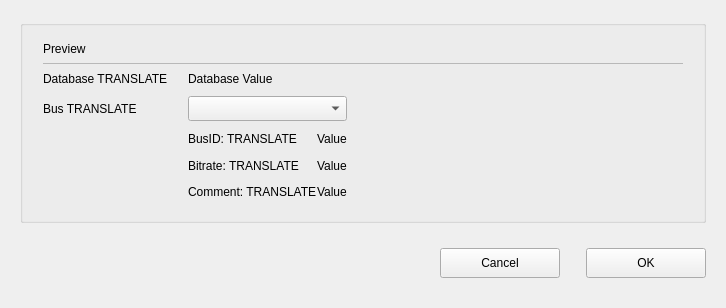
<?xml version="1.0" encoding="UTF-8"?>
<ui version="4.0">
 <class>C_CamMosDatabaseBusSelectionPopup</class>
 <widget class="QWidget" name="C_CamMosDatabaseBusSelectionPopup">
  <property name="geometry">
   <rect>
    <x>0</x>
    <y>0</y>
    <width>726</width>
    <height>308</height>
   </rect>
  </property>
  <property name="windowTitle">
   <string>C_CamMosDatabaseBusSelectionPopup</string>
  </property>
  <layout class="QVBoxLayout" name="verticalLayout">
   <property name="leftMargin">
    <number>20</number>
   </property>
   <property name="topMargin">
    <number>20</number>
   </property>
   <property name="rightMargin">
    <number>20</number>
   </property>
   <item>
    <widget class="stw::opensyde_gui_elements::C_OgeGbx" name="pc_GroupBoxGeneral_5">
     <property name="title">
      <string/>
     </property>
     <layout class="QVBoxLayout" name="verticalLayout_2">
      <property name="spacing">
       <number>0</number>
      </property>
      <property name="leftMargin">
       <number>20</number>
      </property>
      <property name="rightMargin">
       <number>20</number>
      </property>
      <property name="bottomMargin">
       <number>20</number>
      </property>
      <item>
       <layout class="QHBoxLayout" name="horizontalLayout_7" stretch="0,1">
        <item>
         <widget class="stw::opensyde_gui_elements::C_OgeLabGenericNoPaddingNoMargins" name="pc_LabelSelectBus">
          <property name="minimumSize">
           <size>
            <width>0</width>
            <height>28</height>
           </size>
          </property>
          <property name="maximumSize">
           <size>
            <width>16777215</width>
            <height>28</height>
           </size>
          </property>
          <property name="text">
           <string>Preview</string>
          </property>
         </widget>
        </item>
        <item>
         <spacer name="horizontalSpacer_10">
          <property name="orientation">
           <enum>Qt::Horizontal</enum>
          </property>
          <property name="sizeHint" stdset="0">
           <size>
            <width>40</width>
            <height>1</height>
           </size>
          </property>
         </spacer>
        </item>
       </layout>
      </item>
      <item>
       <layout class="QHBoxLayout" name="horizontalLayout_20">
        <item>
         <widget class="stw::opensyde_gui_elements::C_OgeFraSeparator" name="pc_Frame_3">
          <property name="minimumSize">
           <size>
            <width>0</width>
            <height>1</height>
           </size>
          </property>
          <property name="maximumSize">
           <size>
            <width>16777215</width>
            <height>1</height>
           </size>
          </property>
          <property name="frameShape">
           <enum>QFrame::StyledPanel</enum>
          </property>
          <property name="frameShadow">
           <enum>QFrame::Raised</enum>
          </property>
         </widget>
        </item>
       </layout>
      </item>
      <item>
       <layout class="QGridLayout" name="gridLayout">
        <property name="topMargin">
         <number>6</number>
        </property>
        <property name="verticalSpacing">
         <number>9</number>
        </property>
        <item row="3" column="3">
         <widget class="stw::opensyde_gui_elements::C_OgeLabGenericNoPaddingNoMargins" name="pc_LabelBitrateValue">
          <property name="text">
           <string>Value</string>
          </property>
         </widget>
        </item>
        <item row="1" column="2" colspan="2">
         <widget class="stw::opensyde_gui_elements::C_OgeCbxText" name="pc_CbxBus">
          <property name="minimumSize">
           <size>
            <width>150</width>
            <height>25</height>
           </size>
          </property>
          <property name="maximumSize">
           <size>
            <width>16777215</width>
            <height>25</height>
           </size>
          </property>
          <property name="editable">
           <bool>false</bool>
          </property>
         </widget>
        </item>
        <item row="1" column="0">
         <widget class="stw::opensyde_gui_elements::C_OgeLabGenericNoPaddingNoMargins" name="pc_LabelBus">
          <property name="text">
           <string>Bus TRANSLATE</string>
          </property>
         </widget>
        </item>
        <item row="1" column="4">
         <spacer name="horizontalSpacer_2">
          <property name="orientation">
           <enum>Qt::Horizontal</enum>
          </property>
          <property name="sizeHint" stdset="0">
           <size>
            <width>100</width>
            <height>20</height>
           </size>
          </property>
         </spacer>
        </item>
        <item row="3" column="2">
         <widget class="stw::opensyde_gui_elements::C_OgeLabGenericNoPaddingNoMargins" name="pc_LabelBitrate">
          <property name="text">
           <string>Bitrate: TRANSLATE</string>
          </property>
         </widget>
        </item>
        <item row="1" column="1">
         <spacer name="horizontalSpacer_3">
          <property name="orientation">
           <enum>Qt::Horizontal</enum>
          </property>
          <property name="sizeType">
           <enum>QSizePolicy::Fixed</enum>
          </property>
          <property name="sizeHint" stdset="0">
           <size>
            <width>20</width>
            <height>0</height>
           </size>
          </property>
         </spacer>
        </item>
        <item row="0" column="0">
         <widget class="stw::opensyde_gui_elements::C_OgeLabGenericNoPaddingNoMargins" name="pc_LabelDatabase">
          <property name="text">
           <string>Database TRANSLATE</string>
          </property>
         </widget>
        </item>
        <item row="0" column="2" colspan="3">
         <widget class="stw::opensyde_gui_elements::C_OgeLabGenericNoPaddingNoMargins" name="pc_LabelDatabaseValue">
          <property name="minimumSize">
           <size>
            <width>470</width>
            <height>0</height>
           </size>
          </property>
          <property name="maximumSize">
           <size>
            <width>470</width>
            <height>16777215</height>
           </size>
          </property>
          <property name="text">
           <string>Database Value</string>
          </property>
         </widget>
        </item>
        <item row="4" column="2">
         <widget class="stw::opensyde_gui_elements::C_OgeLabGenericNoPaddingNoMargins" name="pc_LabelComment">
          <property name="text">
           <string>Comment: TRANSLATE</string>
          </property>
         </widget>
        </item>
        <item row="2" column="2">
         <widget class="stw::opensyde_gui_elements::C_OgeLabGenericNoPaddingNoMargins" name="pc_LabelBusId">
          <property name="text">
           <string>BusID: TRANSLATE</string>
          </property>
         </widget>
        </item>
        <item row="2" column="3">
         <widget class="stw::opensyde_gui_elements::C_OgeLabGenericNoPaddingNoMargins" name="pc_LabelBusIdValue">
          <property name="text">
           <string>Value</string>
          </property>
         </widget>
        </item>
        <item row="4" column="3" colspan="2">
         <widget class="stw::opensyde_gui_elements::C_OgeLabGenericNoPaddingNoMargins" name="pc_LabelCommentValue">
          <property name="text">
           <string>Value</string>
          </property>
         </widget>
        </item>
       </layout>
      </item>
     </layout>
    </widget>
   </item>
   <item>
    <spacer name="pc_VerticalSpacerButtonsObove">
     <property name="orientation">
      <enum>Qt::Vertical</enum>
     </property>
     <property name="sizeType">
      <enum>QSizePolicy::Fixed</enum>
     </property>
     <property name="sizeHint" stdset="0">
      <size>
       <width>20</width>
       <height>19</height>
      </size>
     </property>
    </spacer>
   </item>
   <item>
    <layout class="QHBoxLayout" name="horizontalLayout_22">
     <item>
      <spacer name="horizontalSpacer_9">
       <property name="orientation">
        <enum>Qt::Horizontal</enum>
       </property>
       <property name="sizeHint" stdset="0">
        <size>
         <width>40</width>
         <height>20</height>
        </size>
       </property>
      </spacer>
     </item>
     <item>
      <widget class="stw::opensyde_gui_elements::C_OgePubCancel" name="pc_PushButtonCancel">
       <property name="minimumSize">
        <size>
         <width>120</width>
         <height>30</height>
        </size>
       </property>
       <property name="maximumSize">
        <size>
         <width>120</width>
         <height>30</height>
        </size>
       </property>
       <property name="text">
        <string>Cancel</string>
       </property>
      </widget>
     </item>
     <item>
      <spacer name="horizontalSpacer">
       <property name="orientation">
        <enum>Qt::Horizontal</enum>
       </property>
       <property name="sizeType">
        <enum>QSizePolicy::Fixed</enum>
       </property>
       <property name="sizeHint" stdset="0">
        <size>
         <width>20</width>
         <height>20</height>
        </size>
       </property>
      </spacer>
     </item>
     <item>
      <widget class="stw::opensyde_gui_elements::C_OgePubDialog" name="pc_PushButtonOk">
       <property name="minimumSize">
        <size>
         <width>120</width>
         <height>30</height>
        </size>
       </property>
       <property name="maximumSize">
        <size>
         <width>120</width>
         <height>30</height>
        </size>
       </property>
       <property name="text">
        <string>OK</string>
       </property>
      </widget>
     </item>
    </layout>
   </item>
   <item>
    <spacer name="verticalSpacer_7">
     <property name="orientation">
      <enum>Qt::Vertical</enum>
     </property>
     <property name="sizeType">
      <enum>QSizePolicy::Fixed</enum>
     </property>
     <property name="sizeHint" stdset="0">
      <size>
       <width>20</width>
       <height>19</height>
      </size>
     </property>
    </spacer>
   </item>
  </layout>
 </widget>
 <customwidgets>
  <customwidget>
   <class>stw::opensyde_gui_elements::C_OgeFraSeparator</class>
   <extends>QFrame</extends>
   <header>C_OgeFraSeparator.hpp</header>
   <container>1</container>
  </customwidget>
  <customwidget>
   <class>stw::opensyde_gui_elements::C_OgePubDialog</class>
   <extends>QPushButton</extends>
   <header>C_OgePubDialog.hpp</header>
  </customwidget>
  <customwidget>
   <class>stw::opensyde_gui_elements::C_OgeGbx</class>
   <extends>QGroupBox</extends>
   <header>C_OgeGbx.hpp</header>
   <container>1</container>
  </customwidget>
  <customwidget>
   <class>stw::opensyde_gui_elements::C_OgeLabGenericNoPaddingNoMargins</class>
   <extends>QLabel</extends>
   <header>C_OgeLabGenericNoPaddingNoMargins.hpp</header>
  </customwidget>
  <customwidget>
   <class>stw::opensyde_gui_elements::C_OgePubCancel</class>
   <extends>QPushButton</extends>
   <header>C_OgePubCancel.hpp</header>
  </customwidget>
  <customwidget>
   <class>stw::opensyde_gui_elements::C_OgeCbxText</class>
   <extends>QComboBox</extends>
   <header>C_OgeCbxText.hpp</header>
  </customwidget>
 </customwidgets>
 <resources/>
 <connections/>
</ui>
